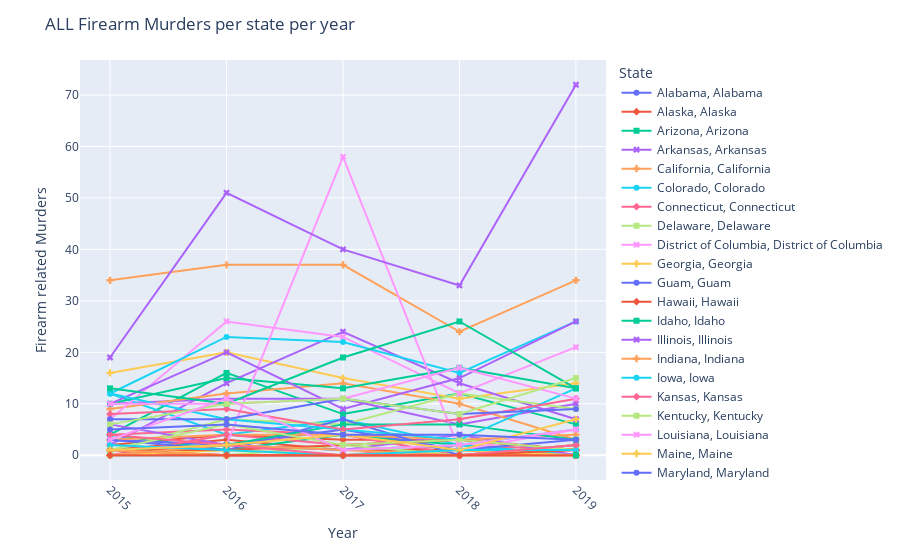

The cell this chart's notebook holds for it:
### Code cell
Year = [x[0] for x in data_to_display.index]
TotalFirearms = data_to_display['Rifles']['mean'].values.tolist()
State = [x[1] for x in data_to_display.index]


fig = px.line(x=Year,
              y=TotalFirearms, 
              symbol=State,
              color=State,
              markers=True
              )

fig.update_layout(title='ALL Firearm Murders per state per year',
                  xaxis_title='Year',
                  yaxis_title='Firearm related Murders',
                  legend_title='State'
                  )
#fig.update_xaxes(tickvals=Year, tickangle=45)
fig.update_xaxes(tickangle=45, showgrid=True)
                 
fig.show()

### Figure 1 — Plotly figure (JSON) as saved in the notebook; plotly's stock layout.template omitted (floating-point values rounded to 4 significant figures)
{"data": [{"hovertemplate": "color=Alabama<br>symbol=Alabama<br>x=%{x}<br>y=%{y}<extra></extra>", "legendgroup": "Alabama, Alabama", "line": {"color": "#636efa", "dash": "solid"}, "marker": {"symbol": "circle"}, "mode": "markers+lines", "name": "Alabama, Alabama", "orientation": "v", "showlegend": true, "type": "scatter", "x": [2015, 2016, 2017, 2018, 2019], "xaxis": "x", "y": [0, 0, 0, 0, 0], "yaxis": "y"}, {"hovertemplate": "color=Alaska<br>symbol=Alaska<br>x=%{x}<br>y=%{y}<extra></extra>", "legendgroup": "Alaska, Alaska", "line": {"color": "#EF553B", "dash": "solid"}, "marker": {"symbol": "diamond"}, "mode": "markers+lines", "name": "Alaska, Alaska", "orientation": "v", "showlegend": true, "type": "scatter", "x": [2015, 2016, 2017, 2018, 2019], "xaxis": "x", "y": [2, 4, 3, 3, 1], "yaxis": "y"}, {"hovertemplate": "color=Arizona<br>symbol=Arizona<br>x=%{x}<br>y=%{y}<extra></extra>", "legendgroup": "Arizona, Arizona", "line": {"color": "#00cc96", "dash": "solid"}, "marker": {"symbol": "square"}, "mode": "markers+lines", "name": "Arizona, Arizona", "orientation": "v", "showlegend": true, "type": "scatter", "x": [2015, 2016, 2017, 2018, 2019], "xaxis": "x", "y": [4, 16, 8, 12, 6], "yaxis": "y"}, {"hovertemplate": "color=Arkansas<br>symbol=Arkansas<br>x=%{x}<br>y=%{y}<extra></extra>", "legendgroup": "Arkansas, Arkansas", "line": {"color": "#ab63fa", "dash": "solid"}, "marker": {"symbol": "x"}, "mode": "markers+lines", "name": "Arkansas, Arkansas", "orientation": "v", "showlegend": true, "type": "scatter", "x": [2015, 2016, 2017, 2018, 2019], "xaxis": "x", "y": [10, 11, 11, 6, 10], "yaxis": "y"}, {"hovertemplate": "color=California<br>symbol=California<br>x=%{x}<br>y=%{y}<extra></extra>", "legendgroup": "California, California", "line": {"color": "#FFA15A", "dash": "solid"}, "marker": {"symbol": "cross"}, "mode": "markers+lines", "name": "California, California", "orientation": "v", "showlegend": true, "type": "scatter", "x": [2015, 2016, 2017, 2018, 2019], "xaxis": "x", "y": [34, 37, 37, 24, 34], "yaxis": "y"}, {"hovertemplate": "color=Colorado<br>symbol=Colorado<br>x=%{x}<br>y=%{y}<extra></extra>", "legendgroup": "Colorado, Colorado", "line": {"color": "#19d3f3", "dash": "solid"}, "marker": {"symbol": "circle"}, "mode": "markers+lines", "name": "Colorado, Colorado", "orientation": "v", "showlegend": true, "type": "scatter", "x": [2015, 2016, 2017, 2018, 2019], "xaxis": "x", "y": [12, 4, 7, 2, 5], "yaxis": "y"}, {"hovertemplate": "color=Connecticut<br>symbol=Connecticut<br>x=%{x}<br>y=%{y}<extra></extra>", "legendgroup": "Connecticut, Connecticut", "line": {"color": "#FF6692", "dash": "solid"}, "marker": {"symbol": "diamond"}, "mode": "markers+lines", "name": "Connecticut, Connecticut", "orientation": "v", "showlegend": true, "type": "scatter", "x": [2015, 2016, 2017, 2018, 2019], "xaxis": "x", "y": [0, 0, 0, 2, 1], "yaxis": "y"}, {"hovertemplate": "color=Delaware<br>symbol=Delaware<br>x=%{x}<br>y=%{y}<extra></extra>", "legendgroup": "Delaware, Delaware", "line": {"color": "#B6E880", "dash": "solid"}, "marker": {"symbol": "square"}, "mode": "markers+lines", "name": "Delaware, Delaware", "orientation": "v", "showlegend": true, "type": "scatter", "x": [2015, 2016, 2017, 2018, 2019], "xaxis": "x", "y": [0, 0, 0, 1, 0], "yaxis": "y"}, {"hovertemplate": "color=District of Columbia<br>symbol=District of Columbia<br>x=%{x}<br>y=%{y}<extra></extra>", "legendgroup": "District of Columbia, District of Columbia", "line": {"color": "#FF97FF", "dash": "solid"}, "marker": {"symbol": "x"}, "mode": "markers+lines", "name": "District of Columbia, District of Columbia", "orientation": "v", "showlegend": true, "type": "scatter", "x": [2015, 2016, 2017, 2018, 2019], "xaxis": "x", "y": [1, 0, 0, 0, 0], "yaxis": "y"}, {"hovertemplate": "color=Georgia<br>symbol=Georgia<br>x=%{x}<br>y=%{y}<extra></extra>", "legendgroup": "Georgia, Georgia", "line": {"color": "#FECB52", "dash": "solid"}, "marker": {"symbol": "cross"}, "mode": "markers+lines", "name": "Georgia, Georgia", "orientation": "v", "showlegend": true, "type": "scatter", "x": [2015, 2016, 2017, 2018, 2019], "xaxis": "x", "y": [16, 20, 15, 11, 14], "yaxis": "y"}, {"hovertemplate": "color=Guam<br>symbol=Guam<br>x=%{x}<br>y=%{y}<extra></extra>", "legendgroup": "Guam, Guam", "line": {"color": "#636efa", "dash": "solid"}, "marker": {"symbol": "circle"}, "mode": "markers+lines", "name": "Guam, Guam", "orientation": "v", "showlegend": true, "type": "scatter", "x": [2015, 2017], "xaxis": "x", "y": [0, 0], "yaxis": "y"}, {"hovertemplate": "color=Hawaii<br>symbol=Hawaii<br>x=%{x}<br>y=%{y}<extra></extra>", "legendgroup": "Hawaii, Hawaii", "line": {"color": "#EF553B", "dash": "solid"}, "marker": {"symbol": "diamond"}, "mode": "markers+lines", "name": "Hawaii, Hawaii", "orientation": "v", "showlegend": true, "type": "scatter", "x": [2015, 2016, 2017, 2018, 2019], "xaxis": "x", "y": [1, 3, 1, 1, 0], "yaxis": "y"}, {"hovertemplate": "color=Idaho<br>symbol=Idaho<br>x=%{x}<br>y=%{y}<extra></extra>", "legendgroup": "Idaho, Idaho", "line": {"color": "#00cc96", "dash": "solid"}, "marker": {"symbol": "square"}, "mode": "markers+lines", "name": "Idaho, Idaho", "orientation": "v", "showlegend": true, "type": "scatter", "x": [2015, 2016, 2017, 2018, 2019], "xaxis": "x", "y": [4, 1, 4, 2, 0], "yaxis": "y"}, {"hovertemplate": "color=Illinois<br>symbol=Illinois<br>x=%{x}<br>y=%{y}<extra></extra>", "legendgroup": "Illinois, Illinois", "line": {"color": "#ab63fa", "dash": "solid"}, "marker": {"symbol": "x"}, "mode": "markers+lines", "name": "Illinois, Illinois", "orientation": "v", "showlegend": true, "type": "scatter", "x": [2015, 2016, 2017, 2018, 2019], "xaxis": "x", "y": [2, 14, 24, 14, 7], "yaxis": "y"}, {"hovertemplate": "color=Indiana<br>symbol=Indiana<br>x=%{x}<br>y=%{y}<extra></extra>", "legendgroup": "Indiana, Indiana", "line": {"color": "#FFA15A", "dash": "solid"}, "marker": {"symbol": "cross"}, "mode": "markers+lines", "name": "Indiana, Indiana", "orientation": "v", "showlegend": true, "type": "scatter", "x": [2015, 2016, 2017, 2018, 2019], "xaxis": "x", "y": [9, 12, 14, 10, 3], "yaxis": "y"}, {"hovertemplate": "color=Iowa<br>symbol=Iowa<br>x=%{x}<br>y=%{y}<extra></extra>", "legendgroup": "Iowa, Iowa", "line": {"color": "#19d3f3", "dash": "solid"}, "marker": {"symbol": "circle"}, "mode": "markers+lines", "name": "Iowa, Iowa", "orientation": "v", "showlegend": true, "type": "scatter", "x": [2015, 2016, 2017, 2018, 2019], "xaxis": "x", "y": [0, 2, 1, 2, 0], "yaxis": "y"}, {"hovertemplate": "color=Kansas<br>symbol=Kansas<br>x=%{x}<br>y=%{y}<extra></extra>", "legendgroup": "Kansas, Kansas", "line": {"color": "#FF6692", "dash": "solid"}, "marker": {"symbol": "diamond"}, "mode": "markers+lines", "name": "Kansas, Kansas", "orientation": "v", "showlegend": true, "type": "scatter", "x": [2015, 2016, 2017, 2018, 2019], "xaxis": "x", "y": [4, 5, 4, 0, 1], "yaxis": "y"}, {"hovertemplate": "color=Kentucky<br>symbol=Kentucky<br>x=%{x}<br>y=%{y}<extra></extra>", "legendgroup": "Kentucky, Kentucky", "line": {"color": "#B6E880", "dash": "solid"}, "marker": {"symbol": "square"}, "mode": "markers+lines", "name": "Kentucky, Kentucky", "orientation": "v", "showlegend": true, "type": "scatter", "x": [2015, 2016, 2017, 2018, 2019], "xaxis": "x", "y": [1, 7, 6, 12, 9], "yaxis": "y"}, {"hovertemplate": "color=Louisiana<br>symbol=Louisiana<br>x=%{x}<br>y=%{y}<extra></extra>", "legendgroup": "Louisiana, Louisiana", "line": {"color": "#FF97FF", "dash": "solid"}, "marker": {"symbol": "x"}, "mode": "markers+lines", "name": "Louisiana, Louisiana", "orientation": "v", "showlegend": true, "type": "scatter", "x": [2015, 2016, 2017, 2018, 2019], "xaxis": "x", "y": [7, 26, 23, 12, 21], "yaxis": "y"}, {"hovertemplate": "color=Maine<br>symbol=Maine<br>x=%{x}<br>y=%{y}<extra></extra>", "legendgroup": "Maine, Maine", "line": {"color": "#FECB52", "dash": "solid"}, "marker": {"symbol": "cross"}, "mode": "markers+lines", "name": "Maine, Maine", "orientation": "v", "showlegend": true, "type": "scatter", "x": [2015, 2016, 2017, 2018, 2019], "xaxis": "x", "y": [0, 1, 0, 0, 0], "yaxis": "y"}, {"hovertemplate": "color=Maryland<br>symbol=Maryland<br>x=%{x}<br>y=%{y}<extra></extra>", "legendgroup": "Maryland, Maryland", "line": {"color": "#636efa", "dash": "solid"}, "marker": {"symbol": "circle"}, "mode": "markers+lines", "name": "Maryland, Maryland", "orientation": "v", "showlegend": true, "type": "scatter", "x": [2015, 2016, 2017, 2018, 2019], "xaxis": "x", "y": [3, 2, 5, 1, 3], "yaxis": "y"}, {"hovertemplate": "color=Massachusetts<br>symbol=Massachusetts<br>x=%{x}<br>y=%{y}<extra></extra>", "legendgroup": "Massachusetts, Massachusetts", "line": {"color": "#EF553B", "dash": "solid"}, "marker": {"symbol": "diamond"}, "mode": "markers+lines", "name": "Massachusetts, Massachusetts", "orientation": "v", "showlegend": true, "type": "scatter", "x": [2015, 2016, 2017, 2018, 2019], "xaxis": "x", "y": [1, 0, 0, 0, 0], "yaxis": "y"}, {"hovertemplate": "color=Michigan<br>symbol=Michigan<br>x=%{x}<br>y=%{y}<extra></extra>", "legendgroup": "Michigan, Michigan", "line": {"color": "#00cc96", "dash": "solid"}, "marker": {"symbol": "square"}, "mode": "markers+lines", "name": "Michigan, Michigan", "orientation": "v", "showlegend": true, "type": "scatter", "x": [2015, 2016, 2017, 2018, 2019], "xaxis": "x", "y": [10, 15, 13, 17, 13], "yaxis": "y"}, {"hovertemplate": "color=Minnesota<br>symbol=Minnesota<br>x=%{x}<br>y=%{y}<extra></extra>", "legendgroup": "Minnesota, Minnesota", "line": {"color": "#ab63fa", "dash": "solid"}, "marker": {"symbol": "x"}, "mode": "markers+lines", "name": "Minnesota, Minnesota", "orientation": "v", "showlegend": true, "type": "scatter", "x": [2015, 2016, 2017, 2018, 2019], "xaxis": "x", "y": [6, 2, 1, 4, 0], "yaxis": "y"}, {"hovertemplate": "color=Mississippi<br>symbol=Mississippi<br>x=%{x}<br>y=%{y}<extra></extra>", "legendgroup": "Mississippi, Mississippi", "line": {"color": "#FFA15A", "dash": "solid"}, "marker": {"symbol": "cross"}, "mode": "markers+lines", "name": "Mississippi, Mississippi", "orientation": "v", "showlegend": true, "type": "scatter", "x": [2015, 2016, 2017, 2018, 2019], "xaxis": "x", "y": [3, 4, 4, 3, 4], "yaxis": "y"}, {"hovertemplate": "color=Missouri<br>symbol=Missouri<br>x=%{x}<br>y=%{y}<extra></extra>", "legendgroup": "Missouri, Missouri", "line": {"color": "#19d3f3", "dash": "solid"}, "marker": {"symbol": "circle"}, "mode": "markers+lines", "name": "Missouri, Missouri", "orientation": "v", "showlegend": true, "type": "scatter", "x": [2015, 2016, 2017, 2018, 2019], "xaxis": "x", "y": [12, 23, 22, 16, 26], "yaxis": "y"}, {"hovertemplate": "color=Montana<br>symbol=Montana<br>x=%{x}<br>y=%{y}<extra></extra>", "legendgroup": "Montana, Montana", "line": {"color": "#FF6692", "dash": "solid"}, "marker": {"symbol": "diamond"}, "mode": "markers+lines", "name": "Montana, Montana", "orientation": "v", "showlegend": true, "type": "scatter", "x": [2015, 2016, 2017, 2018, 2019], "xaxis": "x", "y": [0, 4, 2, 3, 1], "yaxis": "y"}, {"hovertemplate": "color=Nebraska<br>symbol=Nebraska<br>x=%{x}<br>y=%{y}<extra></extra>", "legendgroup": "Nebraska, Nebraska", "line": {"color": "#B6E880", "dash": "solid"}, "marker": {"symbol": "square"}, "mode": "markers+lines", "name": "Nebraska, Nebraska", "orientation": "v", "showlegend": true, "type": "scatter", "x": [2015, 2016, 2017, 2018, 2019], "xaxis": "x", "y": [1, 0, 2, 0, 2], "yaxis": "y"}, {"hovertemplate": "color=Nevada<br>symbol=Nevada<br>x=%{x}<br>y=%{y}<extra></extra>", "legendgroup": "Nevada, Nevada", "line": {"color": "#FF97FF", "dash": "solid"}, "marker": {"symbol": "x"}, "mode": "markers+lines", "name": "Nevada, Nevada", "orientation": "v", "showlegend": true, "type": "scatter", "x": [2015, 2016, 2017, 2018, 2019], "xaxis": "x", "y": [1, 2, 58, 1, 5], "yaxis": "y"}, {"hovertemplate": "color=New Hampshire<br>symbol=New Hampshire<br>x=%{x}<br>y=%{y}<extra></extra>", "legendgroup": "New Hampshire, New Hampshire", "line": {"color": "#FECB52", "dash": "solid"}, "marker": {"symbol": "cross"}, "mode": "markers+lines", "name": "New Hampshire, New Hampshire", "orientation": "v", "showlegend": true, "type": "scatter", "x": [2015, 2016, 2017, 2018, 2019], "xaxis": "x", "y": [0, 1, 0, 0, 0], "yaxis": "y"}, {"hovertemplate": "color=New Jersey<br>symbol=New Jersey<br>x=%{x}<br>y=%{y}<extra></extra>", "legendgroup": "New Jersey, New Jersey", "line": {"color": "#636efa", "dash": "solid"}, "marker": {"symbol": "circle"}, "mode": "markers+lines", "name": "New Jersey, New Jersey", "orientation": "v", "showlegend": true, "type": "scatter", "x": [2015, 2016, 2017, 2018, 2019], "xaxis": "x", "y": [3, 1, 7, 0, 2], "yaxis": "y"}, {"hovertemplate": "color=New Mexico<br>symbol=New Mexico<br>x=%{x}<br>y=%{y}<extra></extra>", "legendgroup": "New Mexico, New Mexico", "line": {"color": "#EF553B", "dash": "solid"}, "marker": {"symbol": "diamond"}, "mode": "markers+lines", "name": "New Mexico, New Mexico", "orientation": "v", "showlegend": true, "type": "scatter", "x": [2015, 2016, 2017, 2018, 2019], "xaxis": "x", "y": [1, 1, 2, 3, 1], "yaxis": "y"}, {"hovertemplate": "color=New York<br>symbol=New York<br>x=%{x}<br>y=%{y}<extra></extra>", "legendgroup": "New York, New York", "line": {"color": "#00cc96", "dash": "solid"}, "marker": {"symbol": "square"}, "mode": "markers+lines", "name": "New York, New York", "orientation": "v", "showlegend": true, "type": "scatter", "x": [2015, 2016, 2017, 2018, 2019], "xaxis": "x", "y": [1, 2, 6, 6, 3], "yaxis": "y"}, {"hovertemplate": "color=North Carolina<br>symbol=North Carolina<br>x=%{x}<br>y=%{y}<extra></extra>", "legendgroup": "North Carolina, North Carolina", "line": {"color": "#ab63fa", "dash": "solid"}, "marker": {"symbol": "x"}, "mode": "markers+lines", "name": "North Carolina, North Carolina", "orientation": "v", "showlegend": true, "type": "scatter", "x": [2015, 2016, 2017, 2018, 2019], "xaxis": "x", "y": [10, 20, 9, 15, 26], "yaxis": "y"}, {"hovertemplate": "color=North Dakota<br>symbol=North Dakota<br>x=%{x}<br>y=%{y}<extra></extra>", "legendgroup": "North Dakota, North Dakota", "line": {"color": "#FFA15A", "dash": "solid"}, "marker": {"symbol": "cross"}, "mode": "markers+lines", "name": "North Dakota, North Dakota", "orientation": "v", "showlegend": true, "type": "scatter", "x": [2015, 2016, 2017, 2018, 2019], "xaxis": "x", "y": [0, 2, 1, 0, 2], "yaxis": "y"}, {"hovertemplate": "color=Ohio<br>symbol=Ohio<br>x=%{x}<br>y=%{y}<extra></extra>", "legendgroup": "Ohio, Ohio", "line": {"color": "#19d3f3", "dash": "solid"}, "marker": {"symbol": "circle"}, "mode": "markers+lines", "name": "Ohio, Ohio", "orientation": "v", "showlegend": true, "type": "scatter", "x": [2015, 2016, 2017, 2018, 2019], "xaxis": "x", "y": [12, 7, 5, 3, 13], "yaxis": "y"}, {"hovertemplate": "color=Oklahoma<br>symbol=Oklahoma<br>x=%{x}<br>y=%{y}<extra></extra>", "legendgroup": "Oklahoma, Oklahoma", "line": {"color": "#FF6692", "dash": "solid"}, "marker": {"symbol": "diamond"}, "mode": "markers+lines", "name": "Oklahoma, Oklahoma", "orientation": "v", "showlegend": true, "type": "scatter", "x": [2015, 2016, 2017, 2018, 2019], "xaxis": "x", "y": [8, 9, 5, 7, 11], "yaxis": "y"}, {"hovertemplate": "color=Oregon<br>symbol=Oregon<br>x=%{x}<br>y=%{y}<extra></extra>", "legendgroup": "Oregon, Oregon", "line": {"color": "#B6E880", "dash": "solid"}, "marker": {"symbol": "square"}, "mode": "markers+lines", "name": "Oregon, Oregon", "orientation": "v", "showlegend": true, "type": "scatter", "x": [2015, 2016, 2017, 2018, 2019], "xaxis": "x", "y": [1, 6, 2, 3, 1], "yaxis": "y"}, {"hovertemplate": "color=Pennsylvania<br>symbol=Pennsylvania<br>x=%{x}<br>y=%{y}<extra></extra>", "legendgroup": "Pennsylvania, Pennsylvania", "line": {"color": "#FF97FF", "dash": "solid"}, "marker": {"symbol": "x"}, "mode": "markers+lines", "name": "Pennsylvania, Pennsylvania", "orientation": "v", "showlegend": true, "type": "scatter", "x": [2015, 2016, 2017, 2018, 2019], "xaxis": "x", "y": [10, 10, 11, 17, 11], "yaxis": "y"}, {"hovertemplate": "color=Rhode Island<br>symbol=Rhode Island<br>x=%{x}<br>y=%{y}<extra></extra>", "legendgroup": "Rhode Island, Rhode Island", "line": {"color": "#FECB52", "dash": "solid"}, "marker": {"symbol": "cross"}, "mode": "markers+lines", "name": "Rhode Island, Rhode Island", "orientation": "v", "showlegend": true, "type": "scatter", "x": [2015, 2016, 2017, 2018, 2019], "xaxis": "x", "y": [0, 0, 0, 1, 0], "yaxis": "y"}, {"hovertemplate": "color=South Carolina<br>symbol=South Carolina<br>x=%{x}<br>y=%{y}<extra></extra>", "legendgroup": "South Carolina, South Carolina", "line": {"color": "#636efa", "dash": "solid"}, "marker": {"symbol": "circle"}, "mode": "markers+lines", "name": "South Carolina, South Carolina", "orientation": "v", "showlegend": true, "type": "scatter", "x": [2015, 2016, 2017, 2018, 2019], "xaxis": "x", "y": [7, 7, 11, 8, 9], "yaxis": "y"}, {"hovertemplate": "color=South Dakota<br>symbol=South Dakota<br>x=%{x}<br>y=%{y}<extra></extra>", "legendgroup": "South Dakota, South Dakota", "line": {"color": "#EF553B", "dash": "solid"}, "marker": {"symbol": "diamond"}, "mode": "markers+lines", "name": "South Dakota, South Dakota", "orientation": "v", "showlegend": true, "type": "scatter", "x": [2015, 2016, 2017, 2018, 2019], "xaxis": "x", "y": [1, 0, 0, 0, 1], "yaxis": "y"}, {"hovertemplate": "color=Tennessee<br>symbol=Tennessee<br>x=%{x}<br>y=%{y}<extra></extra>", "legendgroup": "Tennessee, Tennessee", "line": {"color": "#00cc96", "dash": "solid"}, "marker": {"symbol": "square"}, "mode": "markers+lines", "name": "Tennessee, Tennessee", "orientation": "v", "showlegend": true, "type": "scatter", "x": [2015, 2016, 2017, 2018, 2019], "xaxis": "x", "y": [13, 10, 19, 26, 13], "yaxis": "y"}, {"hovertemplate": "color=Texas<br>symbol=Texas<br>x=%{x}<br>y=%{y}<extra></extra>", "legendgroup": "Texas, Texas", "line": {"color": "#ab63fa", "dash": "solid"}, "marker": {"symbol": "x"}, "mode": "markers+lines", "name": "Texas, Texas", "orientation": "v", "showlegend": true, "type": "scatter", "x": [2015, 2016, 2017, 2018, 2019], "xaxis": "x", "y": [19, 51, 40, 33, 72], "yaxis": "y"}, {"hovertemplate": "color=U.S. Virgin Islands<br>symbol=U.S. Virgin Islands<br>x=%{x}<br>y=%{y}<extra></extra>", "legendgroup": "U.S. Virgin Islands, U.S. Virgin Islands", "line": {"color": "#FFA15A", "dash": "solid"}, "marker": {"symbol": "cross"}, "mode": "markers+lines", "name": "U.S. Virgin Islands, U.S. Virgin Islands", "orientation": "v", "showlegend": true, "type": "scatter", "x": [2015, 2016], "xaxis": "x", "y": [1, 0], "yaxis": "y"}, {"hovertemplate": "color=Utah<br>symbol=Utah<br>x=%{x}<br>y=%{y}<extra></extra>", "legendgroup": "Utah, Utah", "line": {"color": "#19d3f3", "dash": "solid"}, "marker": {"symbol": "circle"}, "mode": "markers+lines", "name": "Utah, Utah", "orientation": "v", "showlegend": true, "type": "scatter", "x": [2015, 2016, 2017, 2018, 2019], "xaxis": "x", "y": [2, 1, 0, 1, 1], "yaxis": "y"}, {"hovertemplate": "color=Vermont<br>symbol=Vermont<br>x=%{x}<br>y=%{y}<extra></extra>", "legendgroup": "Vermont, Vermont", "line": {"color": "#FF6692", "dash": "solid"}, "marker": {"symbol": "diamond"}, "mode": "markers+lines", "name": "Vermont, Vermont", "orientation": "v", "showlegend": true, "type": "scatter", "x": [2015, 2016, 2017, 2018, 2019], "xaxis": "x", "y": [4, 2, 0, 0, 2], "yaxis": "y"}, {"hovertemplate": "color=Virginia<br>symbol=Virginia<br>x=%{x}<br>y=%{y}<extra></extra>", "legendgroup": "Virginia, Virginia", "line": {"color": "#B6E880", "dash": "solid"}, "marker": {"symbol": "square"}, "mode": "markers+lines", "name": "Virginia, Virginia", "orientation": "v", "showlegend": true, "type": "scatter", "x": [2015, 2016, 2017, 2018, 2019], "xaxis": "x", "y": [6, 10, 11, 8, 15], "yaxis": "y"}, {"hovertemplate": "color=Washington<br>symbol=Washington<br>x=%{x}<br>y=%{y}<extra></extra>", "legendgroup": "Washington, Washington", "line": {"color": "#FF97FF", "dash": "solid"}, "marker": {"symbol": "x"}, "mode": "markers+lines", "name": "Washington, Washington", "orientation": "v", "showlegend": true, "type": "scatter", "x": [2015, 2016, 2017, 2018, 2019], "xaxis": "x", "y": [3, 11, 1, 2, 5], "yaxis": "y"}, {"hovertemplate": "color=West Virginia<br>symbol=West Virginia<br>x=%{x}<br>y=%{y}<extra></extra>", "legendgroup": "West Virginia, West Virginia", "line": {"color": "#FECB52", "dash": "solid"}, "marker": {"symbol": "cross"}, "mode": "markers+lines", "name": "West Virginia, West Virginia", "orientation": "v", "showlegend": true, "type": "scatter", "x": [2015, 2016, 2017, 2018, 2019], "xaxis": "x", "y": [1, 2, 4, 1, 7], "yaxis": "y"}, {"hovertemplate": "color=Wisconsin<br>symbol=Wisconsin<br>x=%{x}<br>y=%{y}<extra></extra>", "legendgroup": "Wisconsin, Wisconsin", "line": {"color": "#636efa", "dash": "solid"}, "marker": {"symbol": "circle"}, "mode": "markers+lines", "name": "Wisconsin, Wisconsin", "orientation": "v", "showlegend": true, "type": "scatter", "x": [2015, 2016, 2017, 2018, 2019], "xaxis": "x", "y": [5, 6, 4, 4, 3], "yaxis": "y"}, {"hovertemplate": "color=Wyoming<br>symbol=Wyoming<br>x=%{x}<br>y=%{y}<extra></extra>", "legendgroup": "Wyoming, Wyoming", "line": {"color": "#EF553B", "dash": "solid"}, "marker": {"symbol": "diamond"}, "mode": "markers+lines", "name": "Wyoming, Wyoming", "orientation": "v", "showlegend": true, "type": "scatter", "x": [2015, 2016, 2017, 2018, 2019], "xaxis": "x", "y": [0, 0, 0, 0, 0], "yaxis": "y"}, {"hovertemplate": "color=Florida<br>symbol=Florida<br>x=%{x}<br>y=%{y}<extra></extra>", "legendgroup": "Florida, Florida", "line": {"color": "#00cc96", "dash": "solid"}, "marker": {"symbol": "square"}, "mode": "markers+lines", "name": "Florida, Florida", "orientation": "v", "showlegend": true, "type": "scatter", "x": [2019], "xaxis": "x", "y": [0], "yaxis": "y"}], "layout": {"legend": {"title": {"text": "State"}, "tracegroupgap": 0}, "margin": {"t": 60}, "title": {"text": "ALL Firearm Murders per state per year"}, "xaxis": {"anchor": "y", "domain": [0, 1], "showgrid": true, "tickangle": 45, "title": {"text": "Year"}}, "yaxis": {"anchor": "x", "domain": [0, 1], "title": {"text": "Firearm related Murders"}}}}
